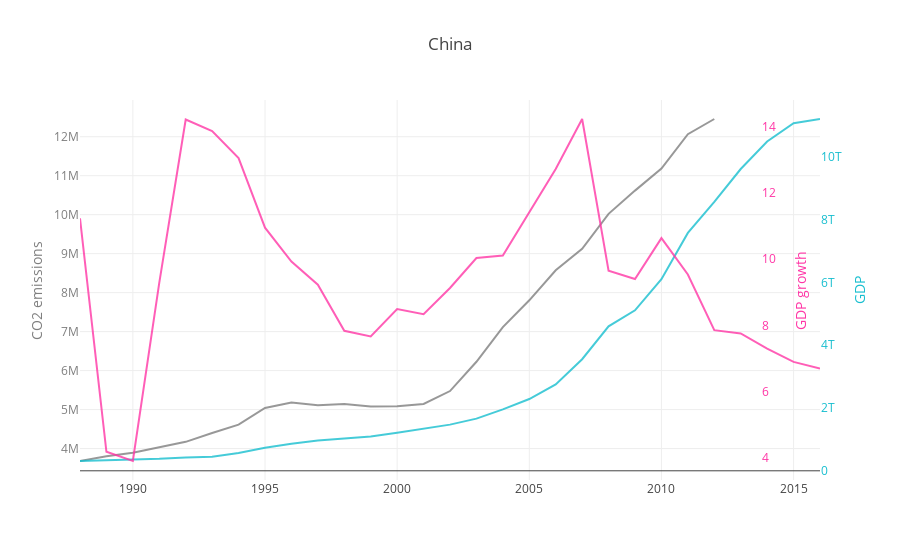

The notebook cell this image was saved under:
### Code cell
# plotting data for China

n=0
data.append([trace_CO2[n],trace_GDP[n], trace_Growth[n]])
layout['title'] = selCountries002[n]
plotly.offline.iplot({
    "data": data[n],
    "layout": layout
},  validate=False)
